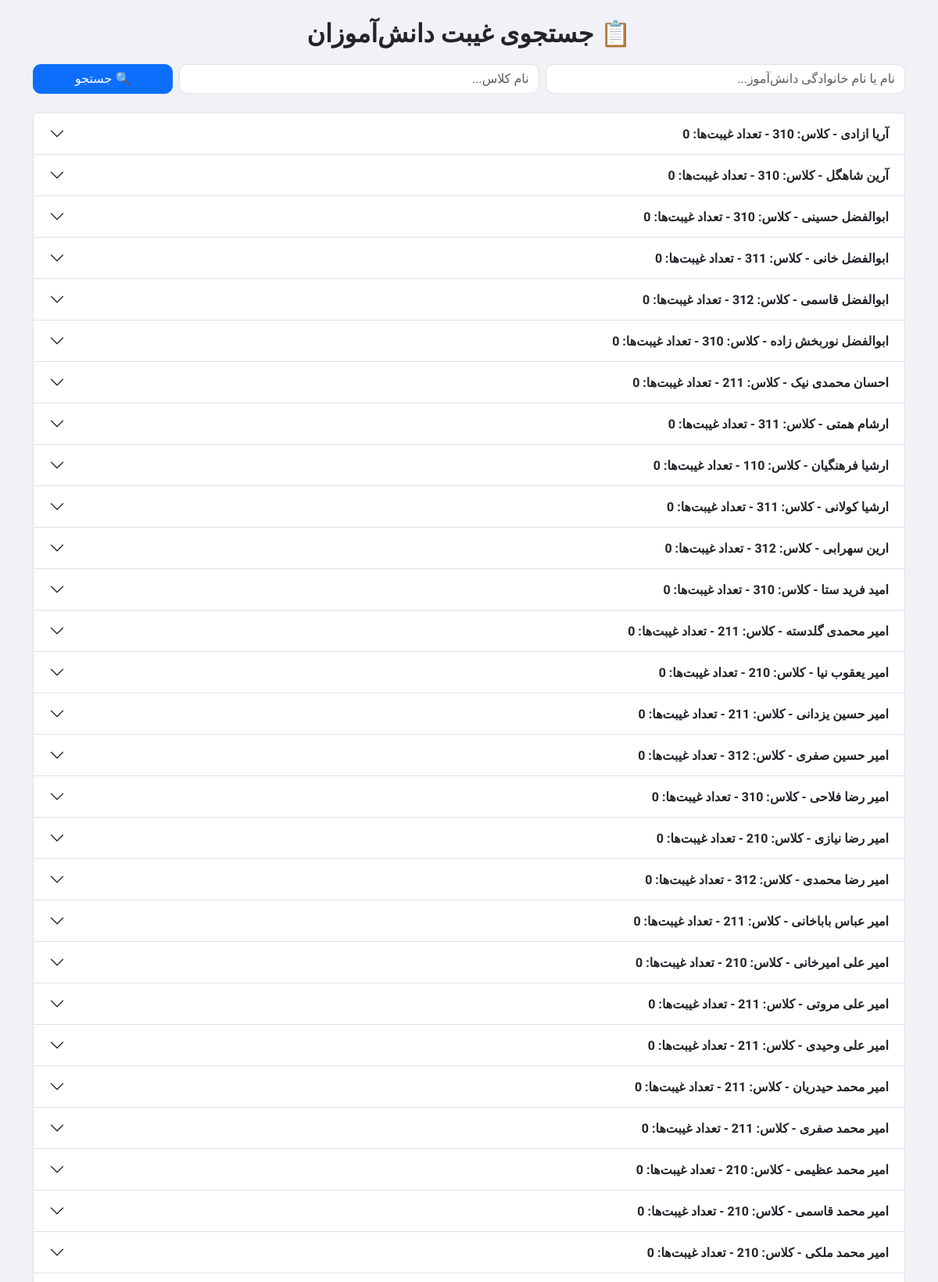
Screenshot of /student_absences (signed in, upper part) with the database file from the repository.
### app.py (models this page shows)
class Student(db.Model):
    id = db.Column(db.Integer, primary_key=True)
    firstname = db.Column(db.String(50), nullable=False)
    lastname = db.Column(db.String(50), nullable=False)
    parent_number = db.Column(db.String(20), nullable=False)
    class_id = db.Column(db.Integer, db.ForeignKey("class.id"), nullable=False)
    attendances = db.relationship("Attendance", backref="student", lazy=True, cascade="all, delete")

class Class(db.Model):
    id = db.Column(db.Integer, primary_key=True)
    name = db.Column(db.String(50), unique=True, nullable=False)
    students = db.relationship("Student", backref="class_", lazy=True, cascade="all, delete")

### app.py (the view)
@app.route("/student_absences", methods=["GET", "POST"])
@login_required
def student_absences():
    search_query = request.form.get("search", "").strip() if request.method == "POST" else ""
    class_query = request.form.get("class_name", "").strip() if request.method == "POST" else ""
    student_attendance_list = []
    query = Student.query.join(Class)
    if search_query:
        query = query.filter(
            (Student.firstname.ilike(f"%{search_query}%")) |
            (Student.lastname.ilike(f"%{search_query}%"))
        )
    if class_query:
        query = query.filter(Class.name.ilike(f"%{class_query}%"))
    students = query.order_by(Student.firstname, Student.lastname).all()
    for student in students:
        attendances = Attendance.query.filter_by(student_id=student.id).order_by(
            Attendance.date.desc(), Attendance.time.desc()
        ).all()
        student_attendance_list.append({"student": student, "attendances": attendances})
    return render_template("student_absences.html",
                           student_attendance_list=student_attendance_list,
                           search_query=search_query,
                           class_query=class_query)

### app.py (called while the page is built)
def login_required(f):
    from functools import wraps
    @wraps(f)
    def decorated_function(*args, **kwargs):
        if not session.get('logged_in'):
            return redirect(url_for('login'))
        return f(*args, **kwargs)
    return decorated_function

### templates/student_absences.html (shortened to what this page needs)
<!DOCTYPE html>
<html lang="fa">
<head>
<link href="https://cdn.jsdelivr.net/npm/bootstrap@5.3.2/dist/css/bootstrap.rtl.min.css" rel="stylesheet">
</head>
<body dir="rtl">
<div class="container mt-4">
    <h2>📋 جستجوی غیبت دانش‌آموزان</h2>
    <form method="POST" class="mb-4">
        <div class="row g-2">
            <div class="col-md-5">
                <input type="text" name="search" class="form-control" placeholder="نام یا نام خانوادگی دانش‌آموز..." value="{{ search_query }}">
            </div>
            <div class="col-md-5">
                <input type="text" name="class_name" class="form-control" placeholder="نام کلاس..." value="{{ class_query }}">
            </div>
            <div class="col-md-2">
                <button class="btn btn-primary w-100">🔍 جستجو</button>
            </div>
        </div>
    </form>
    {% if student_attendance_list %}
    <div class="accordion" id="studentsAccordion">
        {% for entry in student_attendance_list %}
        {% set student = entry.student %}
        {% set attendances = entry.attendances %}
        <div class="accordion-item">
            <h2 class="accordion-header" id="heading{{ student.id }}">
                <button class="accordion-button collapsed" type="button" data-bs-toggle="collapse" data-bs-target="#collapse{{ student.id }}" aria-expanded="false" aria-controls="collapse{{ student.id }}">
                    {{ student.firstname }} {{ student.lastname }} - کلاس: {{ student.class_.name }} - تعداد غیبت‌ها: {{ attendances|length }}
                </button>
            </h2>
        </div>
        {% endfor %}
    </div>
    {% elif search_query or class_query %}
        <p class="text-center text-muted">هیچ دانش‌آموزی با این مشخصات پیدا نشد.</p>
    {% endif %}
</div>
</body>
</html>

### templates/student_absences.html (style rules this page uses)
body { font-family: 'Vazirmatn', Tahoma, sans-serif; background: #f0f2f5; }
h2 { font-weight: 700; margin-bottom: 20px; text-align: center; }
.accordion-button { font-weight: 600; }
.form-control, .btn { border-radius: 10px; }

### rows the page displays
Student: firstname "آریا", lastname "ازادی"
Class: class_.name "310" "310" "310"
Student: firstname "آرین", lastname "شاهگل"
Student: firstname "ابوالفضل", lastname "حسینی"
Student: firstname "ابوالفضل", lastname "خانی"
Student: firstname "ابوالفضل", lastname "قاسمی"
Class: class_.name "312" "312" "312"
Student: firstname "ابوالفضل", lastname "نوربخش زاده"
Student: firstname "احسان", lastname "محمدی نیک"
Class: class_.name "211" "211" "211"
Student: firstname "ارشام", lastname "همتی"
Student: firstname "ارشیا", lastname "فرهنگیان"
Student: firstname "ارشیا", lastname "کولانی"
Class: class_.name "311"
Student: firstname "ارین", lastname "سهرابی"
Student: firstname "امید", lastname "فرید ستا"
Student: firstname "امیر", lastname "محمدی گلدسته"
Student: firstname "امیر", lastname "یعقوب نیا"
Student: firstname "امیر حسین", lastname "یزدانی"
Student: firstname "امیر حسین", lastname "صفری"
Student: firstname "امیر رضا", lastname "فلاحی"
Student: firstname "امیر رضا", lastname "نیازی"
Student: firstname "امیر رضا", lastname "محمدی"
Student: firstname "امیر عباس", lastname "باباخانی"
Student: firstname "امیر علی", lastname "امیرخانی"
Class: class_.name "210"
Student: firstname "امیر علی", lastname "مروتی"
Student: firstname "امیر علی", lastname "وحیدی"
Student: firstname "امیر محمد", lastname "حیدریان"
Student: firstname "امیر محمد", lastname "صفری"
Student: firstname "امیر محمد", lastname "عظیمی"
Student: firstname "امیر محمد", lastname "قاسمی"
Student: firstname "امیر محمد", lastname "ملکی"

### other values shown
{{ attendances|length }} "0" "0" "0" "0" "0" "0" "0" "0" "0" "0" "0" "0" "0" "0" "0" "0" "0" "0" "0" "0" "0" "0" "0" "0" "0" "0" "0" "0"
